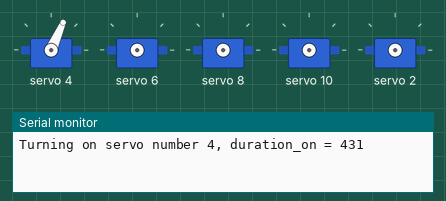
Bench run of a sketch on a simulated Arduino Uno, built with avr-gcc and run on an emulated ATmega328P. On the bench: 5 × servo, the last lines printed to the serial monitor.

Above: at 0.3 s.
At 2.3 s:
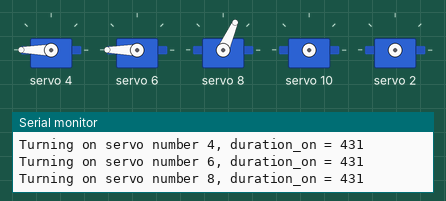
At 5.3 s:
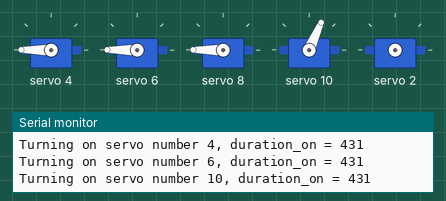
At 10.0 s:
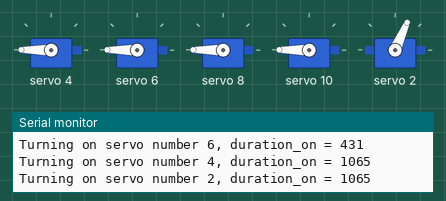
At 11.2 s:
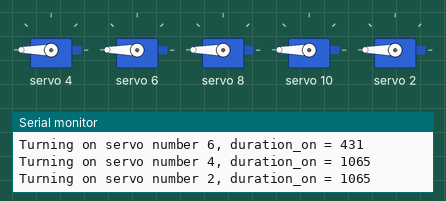
At 38.6 s:
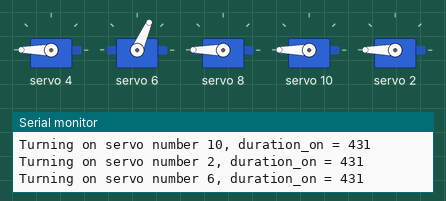
Timing chart, 0 to 40.0 s (numbered marks = the images above):
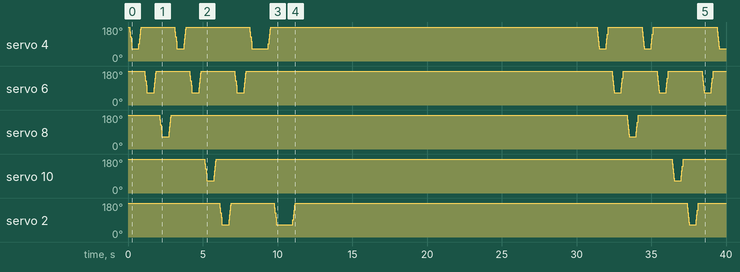

The sketch:

vibration.ino
```cpp
#define IS_MODE_VIBRATION false
#define IS_MODE_DRAGGER true

#include <Wire.h>
#include <Adafruit_PWMServoDriver.h>
Adafruit_PWMServoDriver pwm = Adafruit_PWMServoDriver();

#define SERVOMIN  150 // This is the 'minimum' pulse length count (out of 4096)
#define SERVOMAX  600 // This is the 'maximum' pulse length count (out of 4096)
#define SERVOCENTER 375
#define USMIN  400 // This is the rounded 'minimum' microsecond length based on the minimum pulse of 150
#define USMAX  2400 // This is the rounded 'maximum' microsecond length based on the maximum pulse of 600
#define SERVO_FREQ 50 // Analog servos run at ~50 Hz updates

const int SONG_INDEX = 0  ;

// A note contains 3 parameters in the following order
// 1) PIN ID
// 2) Duration (milliesconds) that the PIN is turned on for
// 3) Duration (milliesconds) that the PIN is turned off for until the next note is started
// Procedure is: PIN turned on for note[1] -> PIN turned off for note[2] -> next note

/*
C = Pin 2
D = Pin 4
E = Pin 6
F = Pin 8
G = Pin 1

Pins für A    => 4, 6, 8, 4, 6, 1,2, 6, 4, 2
Melodie A (0) => D, E, F, D, E, G, C, E, D, C -> 2 Viertel am Ende

Pins für B    => 2, 4, 6, 2, 1,8, 4, 8, 1,2 -> 1 Viertel am Ende
Melodie B (1) => C, D, E, C, G, F, D, F, G, C

Pins für C    => 6, 8, 6, 10,2, 6, 4, 2, 4, 2 -> 2 Viertel am Ende
Melodie C (2) => E, F, E, G, C, E, D, C, D, C

 */

// Durations for how long the note should be played
int quarter = 1065; // at 70bpm this is the duration for a quarter note
int eighth = 431; // at 70bpm this is the duration for a eighth note
int durationAfter = 50;
int durationBeforeRepitition = 20000;

int songs[3][10][3] = { // Melodie A
                        {{4, eighth, durationAfter}, {6, eighth, durationAfter}, {8, eighth, durationAfter}, {4, eighth, durationAfter}, {6, eighth, durationAfter}, {10, eighth, durationAfter}, {2, eighth, durationAfter}, {6, eighth, durationAfter}, {4, quarter, durationAfter}, {2, quarter, durationBeforeRepitition}},
                        // Melodie B
                        {{2, eighth, durationAfter}, {4, eighth, durationAfter}, {6, eighth, durationAfter}, {2, eighth, durationAfter}, {10, eighth, durationAfter}, {8, eighth, durationAfter}, {4, eighth, durationAfter}, {8, eighth, durationAfter}, {10, eighth, durationAfter}, {2, quarter, durationBeforeRepitition}},
                        // Melodie C
                        {{6, eighth, durationAfter}, {8, eighth, durationAfter}, {6, eighth, durationAfter}, {10, eighth, durationAfter}, {2, eighth, durationAfter}, {6, eighth, durationAfter}, {4, eighth, durationAfter}, {2, eighth, durationAfter}, {4, quarter, durationAfter}, {2, quarter, durationBeforeRepitition}},
                     };


void setup() {
  // Initialize Serial connection
  Serial.begin(9600);

  // Initialization of output HW for output
  if(IS_MODE_VIBRATION){
      // For Vibration Motors (VIBRATION)
      for(int i = 0; i < 1; i++){
        Serial.println("Initializing Pin " + songs[SONG_INDEX][i][0]);
        pinMode(songs[SONG_INDEX][i][0], OUTPUT);
      }
  }else{
      // For Servo Motors (TAPPER) && DRAGGER since they both use servo motors
      // Configure PWM on start
      pwm.begin();
      pwm.setOscillatorFrequency(27000000);
      pwm.setPWMFreq(SERVO_FREQ);  // Analog servos run at ~50 Hz updates
      delay(1);
  }
}

void loop() {
  if(IS_MODE_VIBRATION){
    // Iterate through each note of the song
    for(int i = 0; i < 10; i++){
      // Store values in properly readable variables
      int pin = songs[SONG_INDEX][i][0];
      int duration_on_ms = songs[SONG_INDEX][i][1];
      int duration_off_ms = songs[SONG_INDEX][i][2];

      Serial.print("Turning on pin ");
      Serial.print(pin);
      Serial.print(" duration_on = ");
      Serial.println(duration_on_ms);

      // Set the current pin to HIGH
      digitalWrite(pin, HIGH);
      // Wait for the specified (on) duration
      delay(duration_on_ms);
      // Set the current pin to LOW
      digitalWrite(pin, LOW);
      // Wait for the specified (off) duration
      delay(duration_off_ms);
    }
  }else if(IS_MODE_DRAGGER){
    // Implement playing of the note for DRAGGER!
    // Same functionality since they both use servo motors, only
    // difference seems to be the hardware setup at the moment
    for(int i = 0; i < 10; i++){
      int servonum = songs[SONG_INDEX][i][0];
      int duration_on_ms = songs[SONG_INDEX][i][1];
      int duration_off_ms = songs[SONG_INDEX][i][2];

      // Debug Output
      Serial.print("Turning on servo number ");
      Serial.print(servonum);
      Serial.print(", duration_on = ");
      Serial.println(duration_on_ms);

      // Move dragger to center into startposition (= on skin)
      for (uint16_t pulselen = SERVOMAX; pulselen > 250; pulselen--) {
        pwm.setPWM(servonum, 0, pulselen);
      }
      // Keep tapper in on position for specified duration
      delay(duration_on_ms);

      // Move tapper into end position (= on skin)
      for (uint16_t pulselen = 250; pulselen < SERVOMAX; pulselen++) {
        pwm.setPWM(servonum, 0, pulselen);
      }


      // Keep tapper in off position for specified duration
      delay(duration_off_ms);
    }
  }else{
    // Implement playing of the note for TAPPER & DRAGGER!
    // Same functionality since they both use servo motors, only
    // difference seems to be the hardware setup at the moment
    for(int i = 0; i < 10; i++){
      int servonum = songs[SONG_INDEX][i][0];
      int duration_on_ms = songs[SONG_INDEX][i][1];
      int duration_off_ms = songs[SONG_INDEX][i][2];

      // Debug Output
      Serial.print("Turning on servo number ");
      Serial.print(servonum);
      Serial.print(", duration_on = ");
      Serial.println(duration_on_ms);

      // Move tapper into startposition (= off skin)
      for (uint16_t pulselen = SERVOMAX; pulselen > SERVOMIN; pulselen--) {
        pwm.setPWM(servonum, 0, pulselen);
      }
      // Keep tapper in on position for specified duration
      delay(duration_on_ms);

      // Move tapper into end position (= on skin)
      for (uint16_t pulselen = SERVOMIN; pulselen < SERVOMAX; pulselen++) {
        pwm.setPWM(servonum, 0, pulselen);
      }


      // Keep tapper in off position for specified duration
      delay(duration_off_ms);
    }
 }
}
```
